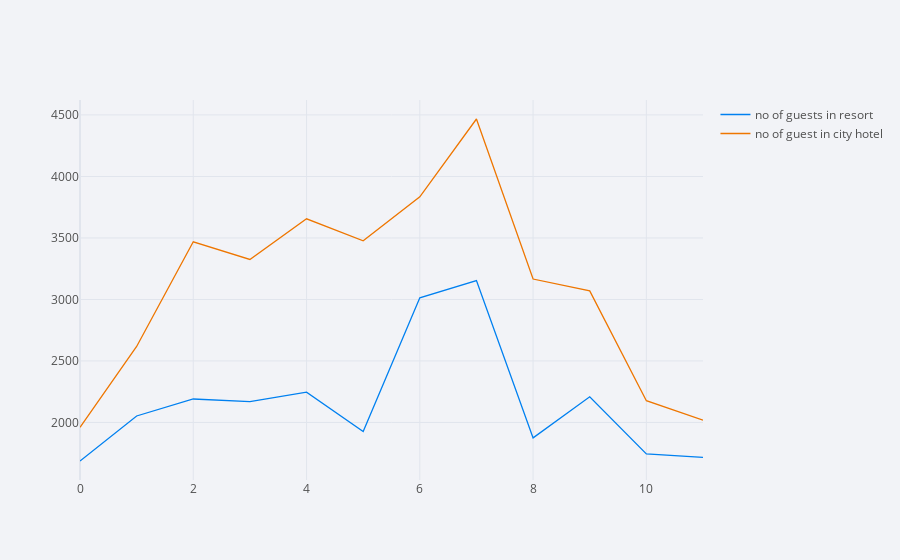

Notebook code for this chart:
### Code cell
final_rush[['no of guests in resort', 'no of guest in city hotel']].iplot()

### Figure 1 — Plotly figure (JSON) as saved in the notebook; plotly's stock layout.template omitted (floating-point values rounded to 4 significant figures)
{"data": [{"line": {"color": "rgba(0, 128, 240, 1.0)", "dash": "solid", "shape": "linear", "width": 1.3}, "mode": "lines", "name": "no of guests in resort", "text": "", "type": "scatter", "x": [0, 1, 2, 3, 4, 5, 6, 7, 8, 9, 10, 11], "y": [1687, 2053, 2191, 2169, 2246, 1926, 3013, 3153, 1875, 2209, 1744, 1716]}, {"line": {"color": "rgba(238, 118, 0, 1.0)", "dash": "solid", "shape": "linear", "width": 1.3}, "mode": "lines", "name": "no of guest in city hotel", "text": "", "type": "scatter", "x": [0, 1, 2, 3, 4, 5, 6, 7, 8, 9, 10, 11], "y": [1961, 2618, 3469, 3325, 3656, 3477, 3834, 4467, 3166, 3070, 2177, 2019]}], "layout": {"legend": {"bgcolor": "#F2F3F7", "font": {"color": "#505050"}}, "paper_bgcolor": "#F2F3F7", "plot_bgcolor": "#F2F3F7", "title": {"font": {"color": "#484848"}}, "xaxis": {"gridcolor": "#E1E5ED", "showgrid": true, "tickfont": {"color": "#505050"}, "title": {"font": {"color": "#505050"}, "text": ""}, "zerolinecolor": "#E1E5ED"}, "yaxis": {"gridcolor": "#E1E5ED", "showgrid": true, "tickfont": {"color": "#505050"}, "title": {"font": {"color": "#505050"}, "text": ""}, "zerolinecolor": "#E1E5ED"}}}
